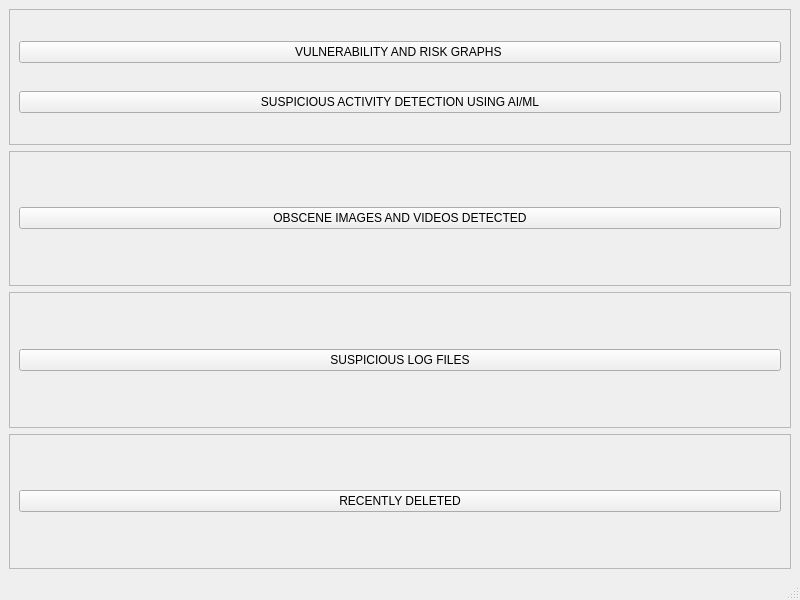
<?xml version="1.0" encoding="UTF-8"?>
<ui version="4.0">
 <class>features2</class>
 <widget class="QMainWindow" name="features2">
  <property name="geometry">
   <rect>
    <x>0</x>
    <y>0</y>
    <width>800</width>
    <height>600</height>
   </rect>
  </property>
  <property name="windowTitle">
   <string>features2</string>
  </property>
  <widget class="QWidget" name="centralwidget">
   <layout class="QVBoxLayout" name="verticalLayout">
    <item>
     <widget class="QFrame" name="frame_4">
      <property name="frameShape">
       <enum>QFrame::StyledPanel</enum>
      </property>
      <property name="frameShadow">
       <enum>QFrame::Raised</enum>
      </property>
      <layout class="QVBoxLayout" name="verticalLayout_2">
       <item>
        <widget class="QPushButton" name="pushButton_5">
         <property name="text">
          <string>VULNERABILITY AND RISK GRAPHS </string>
         </property>
        </widget>
       </item>
       <item>
        <widget class="QPushButton" name="pushButton">
         <property name="text">
          <string>SUSPICIOUS ACTIVITY DETECTION USING AI/ML</string>
         </property>
        </widget>
       </item>
      </layout>
     </widget>
    </item>
    <item>
     <widget class="QFrame" name="frame_3">
      <property name="frameShape">
       <enum>QFrame::StyledPanel</enum>
      </property>
      <property name="frameShadow">
       <enum>QFrame::Raised</enum>
      </property>
      <layout class="QVBoxLayout" name="verticalLayout_3">
       <item>
        <widget class="QPushButton" name="pushButton_2">
         <property name="text">
          <string>OBSCENE IMAGES AND VIDEOS DETECTED</string>
         </property>
        </widget>
       </item>
      </layout>
     </widget>
    </item>
    <item>
     <widget class="QFrame" name="frame_2">
      <property name="frameShape">
       <enum>QFrame::StyledPanel</enum>
      </property>
      <property name="frameShadow">
       <enum>QFrame::Raised</enum>
      </property>
      <layout class="QVBoxLayout" name="verticalLayout_4">
       <item>
        <widget class="QPushButton" name="pushButton_3">
         <property name="text">
          <string>SUSPICIOUS LOG FILES</string>
         </property>
        </widget>
       </item>
      </layout>
     </widget>
    </item>
    <item>
     <widget class="QFrame" name="frame">
      <property name="frameShape">
       <enum>QFrame::StyledPanel</enum>
      </property>
      <property name="frameShadow">
       <enum>QFrame::Raised</enum>
      </property>
      <layout class="QHBoxLayout" name="horizontalLayout">
       <item>
        <widget class="QPushButton" name="pushButton_4">
         <property name="text">
          <string>RECENTLY DELETED</string>
         </property>
        </widget>
       </item>
      </layout>
     </widget>
    </item>
   </layout>
  </widget>
  <widget class="QStatusBar" name="statusbar"/>
 </widget>
 <resources/>
 <connections/>
</ui>
